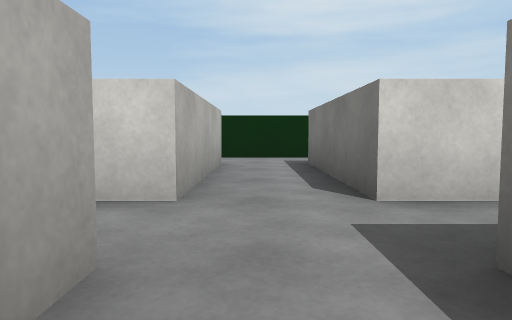
view 1 (above)

24 first-person views from a walk through a scene from a Unity 3-D project. The camera is 0.55 m above the floor, tilts 4° down and sees 70° across. The floor is counted in squares, 1 m on a side. Each view is taken from the middle of a square. On the plan, view 1 faces up. The plan holds only what a view shows up to about 9 squares ahead; the rest is blank. The place goes on beyond the plan. Surface patterns are stand-ins for the level's own textures.

view 2
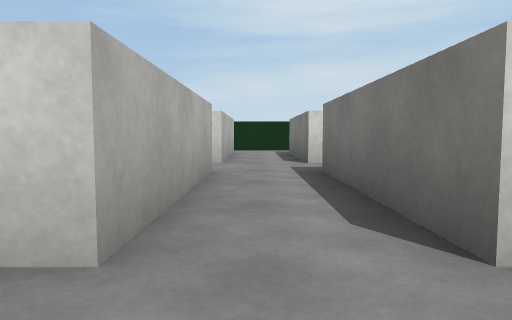

view 3
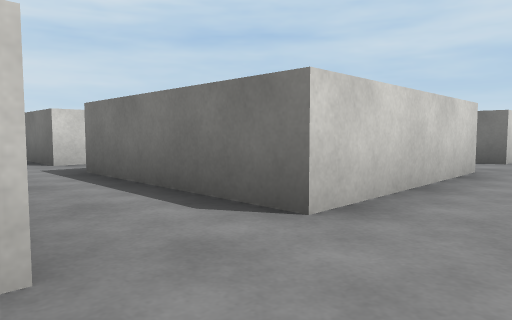

view 4
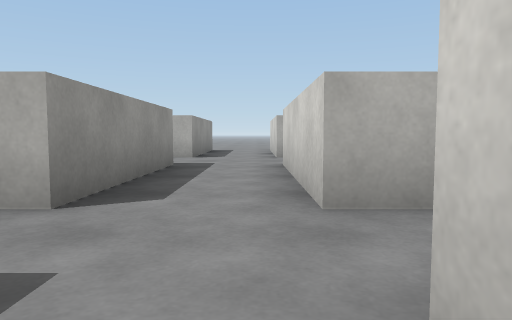

view 5
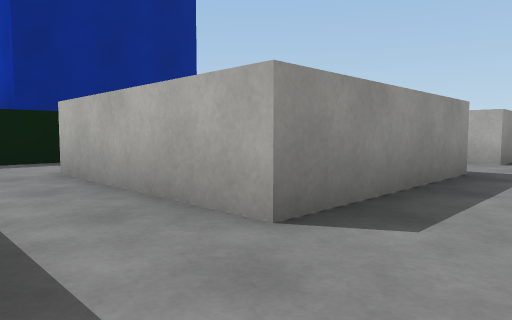

view 6
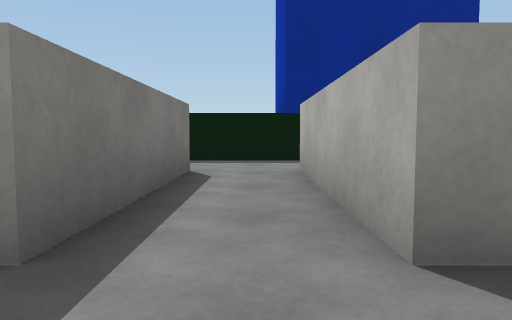

view 7
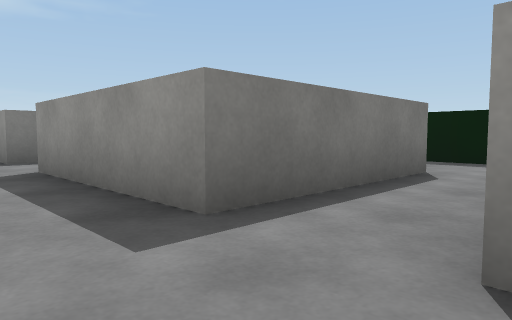

view 8
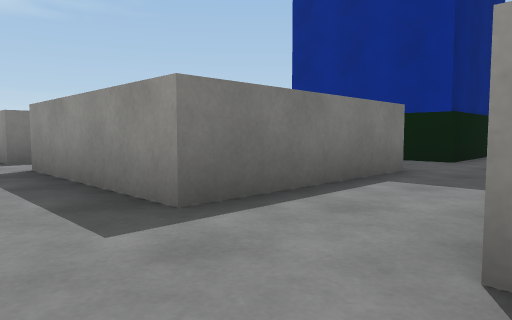

view 9
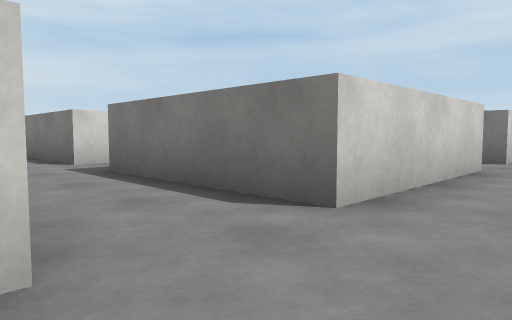

view 10
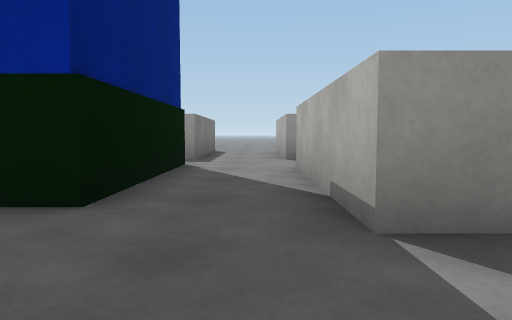

view 11
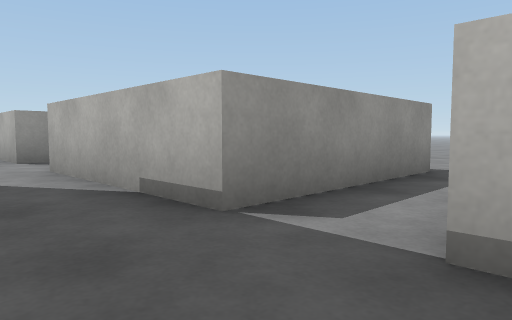

view 12
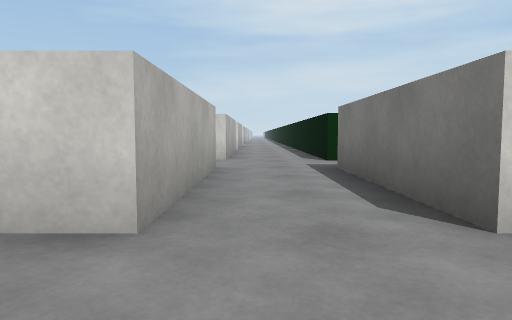

view 13
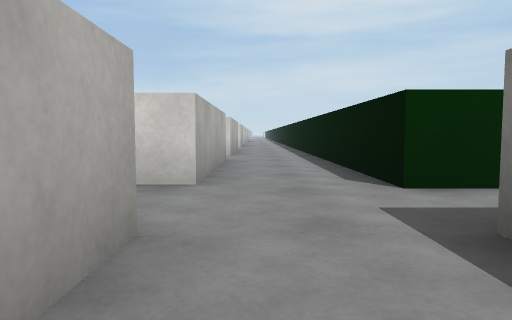

view 14
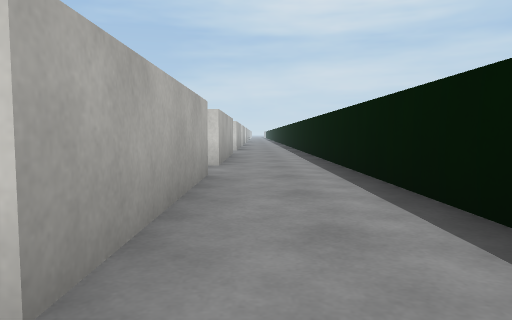

view 15
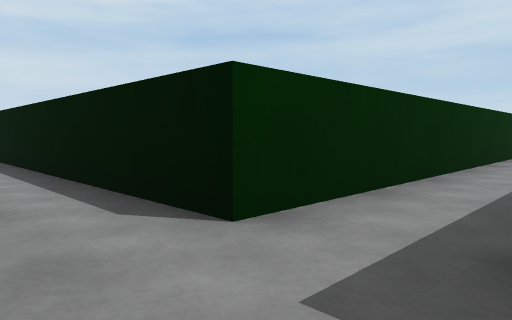

view 16
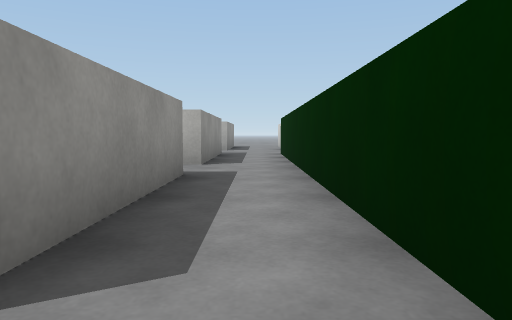

view 17
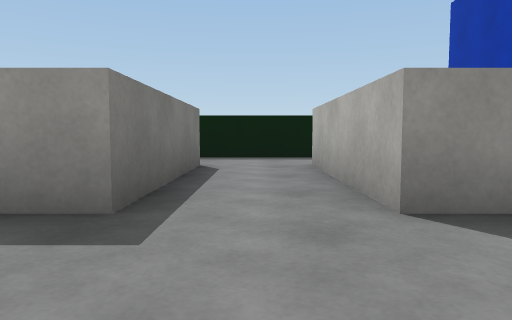

view 18
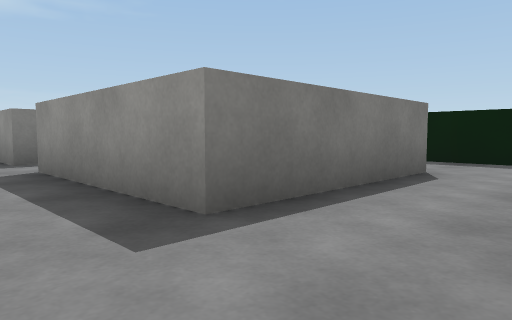

view 19
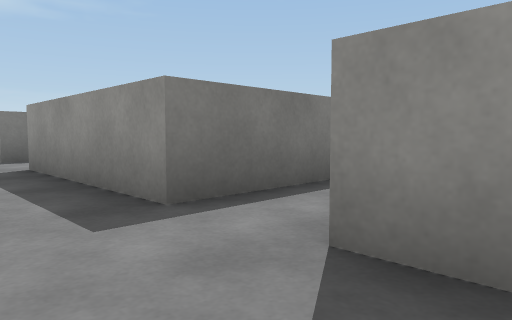

view 20
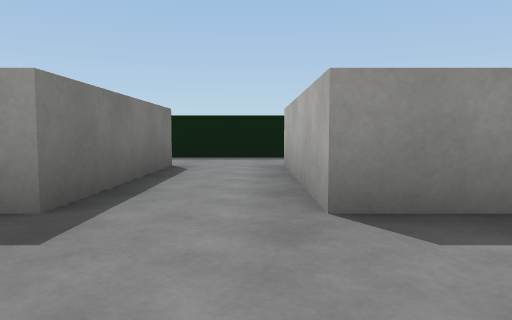

view 21
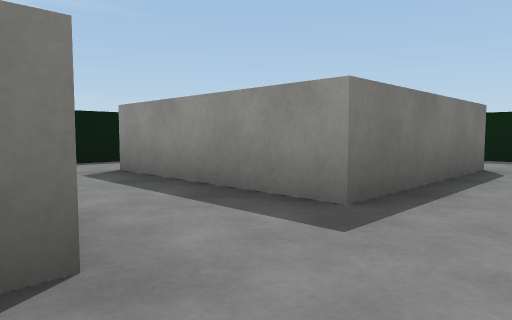

view 22
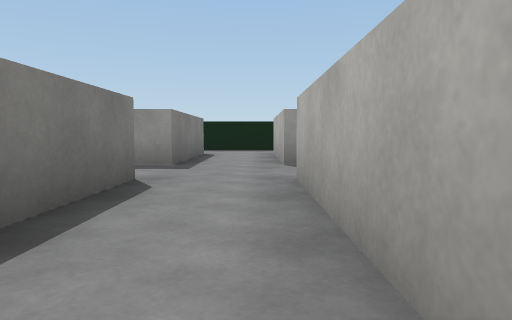

view 23
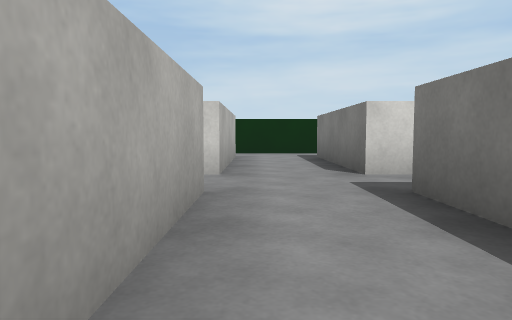

view 24
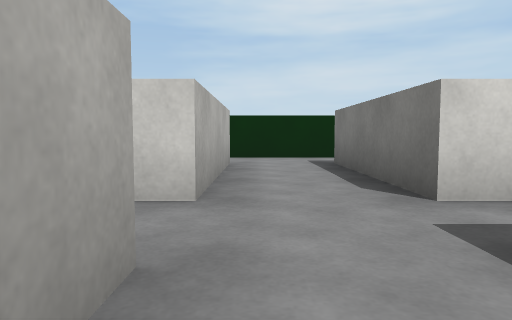

### Floor plan
Key: @ floor where view 1 was taken; # wall or solid block; . floor.
Columns run from 9 left of view 1 to 25 right of it. Each row starts with its distance up from view 1.
 16   #..#
 15   #..#
 14   ...#
 13   #..#
 12   #..#
 11   #..#
 10   #..#
  9   #..##########          ####
  8   ..............          ...
  7   #..####.#####          #..#
  6   #..#  #.#              #..#
  5   #..#  #.#              #..#
  4   #..#  #.#              #..#
  3   #..#  #.##             #..#
  2   ....  ....             ....
  1    ..#  #.#              #..#
  0    ..#  #@#              #..#
 -1    ..#  #.#              #..#
 -2   #..####.#####.#        #..#
 -3   ................ ....  ......
 -4   ................................
 -5  ##..####.#####.#####.####..####..#
 -6    ..#  #.#   #.#    .#  #..#
 -7    ..#  #.#   #.#    .#  #..#
 -8   #..#  #.#   #.#        #..#
 -9 ......  ...   ...         ...
-10 ###...  ....  ....       ....
-11   #..#  ####  ####       ####
-12   #..#
-13   #..#
-14   #..#
-15   ...#
-16   #..#
-17   #..#

Positions as (right, up) in squares from view 1, and headings:
1: (0, 0), facing up
2: (0, -4), facing up
3: (-1, -4), facing up-right
4: (2, -3), facing left
5: (1, -3), facing down-left
6: (0, -3), facing down
7: (-1, -3), facing down-right
8: (-7, -3), facing down-right
9: (-7, -4), facing up-right
10: (-6, -8), facing down
11: (-5, -8), facing down-left
12: (-6, 1), facing up
13: (-6, 5), facing up
14: (-6, 8), facing up
15: (-6, 7), facing up-right
16: (6, 8), facing left
17: (6, -2), facing down
18: (5, -3), facing down-right
19: (10, -3), facing down-right
20: (17, -2), facing down
21: (17, -2), facing down-right
22: (17, 2), facing down
23: (17, -2), facing up
24: (17, 0), facing up
